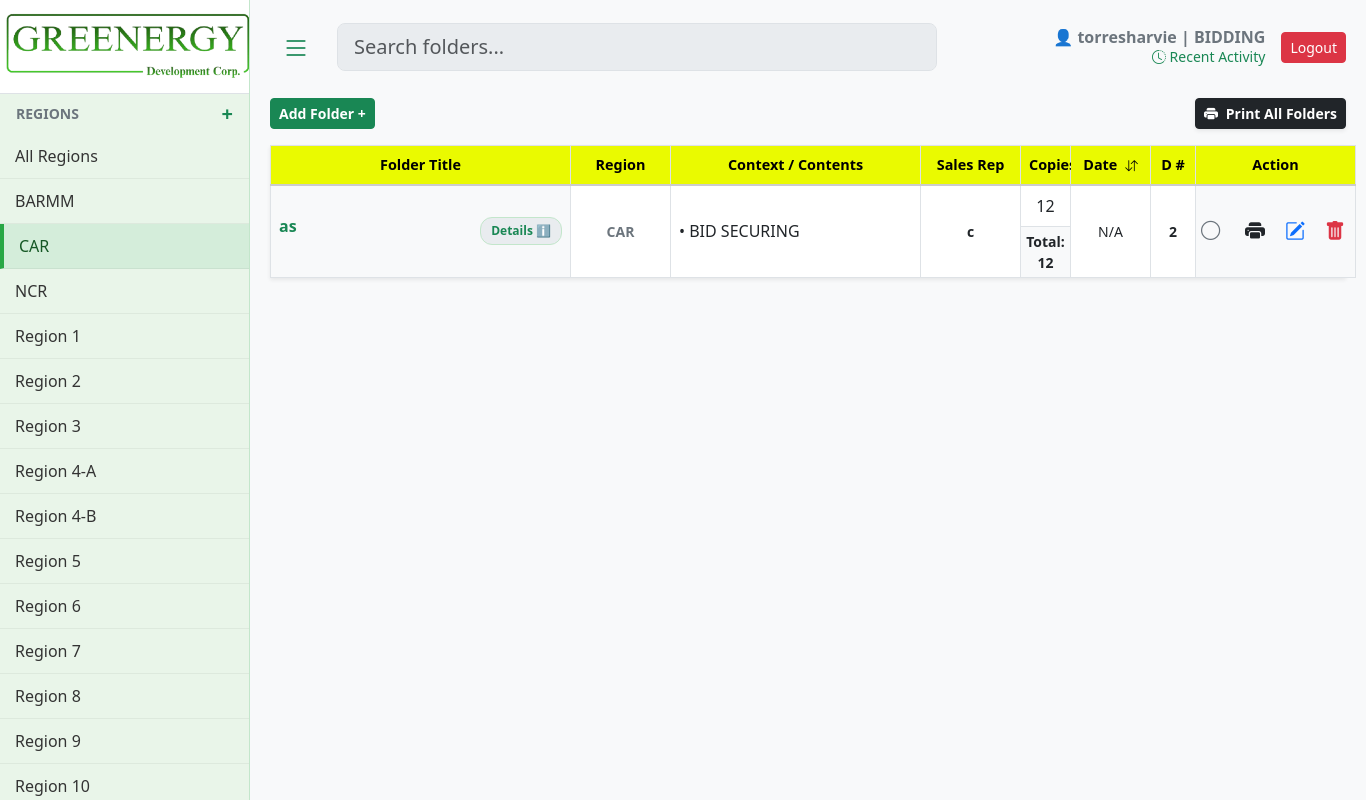
The app's page /?region=16 (signed in) with its own data.
### core/models.py (models this page shows, shortened)
class Region(models.Model):
    name = models.CharField(max_length=255, unique=True)

class User(AbstractUser):
    department = models.TextField(blank=True, null=True)

class Envelope(models.Model):
    region = models.ForeignKey(Region, on_delete=models.CASCADE)
    title = models.TextField()
    created_at = models.DateTimeField(auto_now_add=True)
    is_printed = models.BooleanField(default=False)

class Document(models.Model):
    envelope = models.ForeignKey(Envelope, on_delete=models.CASCADE, related_name='documents')
    title = models.TextField(blank=True)
    content_context = models.TextField()
    num_pages = models.IntegerField(default=1)
    date_notarized = models.DateField(null=True, blank=True)
    file_upload = models.FileField(upload_to='docs/', blank=True, null=True)

class EnvelopeMeta(models.Model):
    envelope = models.ForeignKey(Envelope, on_delete=models.CASCADE, related_name='meta_details')
    project_entity = models.TextField(blank=True, null=True)
    procuring_entity = models.TextField(blank=True, null=True)
    sales_name = models.TextField(blank=True, null=True)
    door_number = models.TextField(blank=True, null=True)

### core/views.py (the view, shortened to what this page needs)
# urls.py: path('', views.dashboard, name='dashboard'),
@login_required
def dashboard(request):
    if not Region.objects.exists():
        ph_regions = ["NCR", "CAR", "Region I", "Region II", "Region III", "Region IV-A", "Region IV-B", "Region V", "Region VI", "Region VII", "Region VIII", "Region IX", "Region X", "Region XI", "Region XII", "Region XIII", "BARMM"]
        for r in ph_regions: Region.objects.create(name=r)
    if not DocumentType.objects.exists():
        DocumentType.objects.create(name="SECRETARY'S CERTIFICATE")
        DocumentType.objects.create(name="OMNIBUS SWORN STATEMENT")
    regions = sorted(Region.objects.all(), key=lambda r: [int(t) if t.isdigit() else t.lower() for t in re.split('(\d+)', r.name)])
    doc_types = DocumentType.objects.all().order_by('name')
    selected_region_id = request.GET.get('region')
    envelopes = Envelope.objects.prefetch_related('documents', 'meta_details').annotate(
        latest_doc_date=Max('documents__date_notarized')
    ).order_by(F('latest_doc_date').desc(nulls_last=True), '-id')
    if selected_region_id:
        envelopes = envelopes.filter(region_id=selected_region_id)
    query = request.GET.get('q')
    for env in envelopes:
        env.total_pages = sum(d.num_pages for d in env.documents.all())
    recent_activity = AuditLog.objects.select_related('user').order_by('-timestamp')[:20]
    return render(request, 'core/dashboard.html', {
        'regions': regions,
        'envelopes': envelopes,
        'doc_types': doc_types,
        'selected_region_id': int(selected_region_id) if selected_region_id else None,
        'user': request.user,
        'recent_activity': recent_activity
    })

### core/templates/core/dashboard.html (shortened to what this page needs)
{% load static %}
<!DOCTYPE html>
<html lang="en">
<head>
    <link href="https://cdn.jsdelivr.net/npm/bootstrap@5.3.0/dist/css/bootstrap.min.css" rel="stylesheet">
    <link rel="stylesheet" href="https://cdn.jsdelivr.net/npm/bootstrap-icons@1.10.5/font/bootstrap-icons.css">
    <link rel="stylesheet" href="{% static 'core/css/dashboard.css' %}">
</head>
<body>
<div id="wrapper">
    {% include 'core/sidebar.html' %}
    <div id="page-content-wrapper">
        <div class="d-flex justify-content-between align-items-center mb-4">
            <div class="d-flex align-items-center" style="gap: 15px; flex: 1;">
                <button class="btn btn-outline-success border-0" id="menu-toggle"><i class="bi bi-list fs-3"></i></button>
                <div class="search-container">
                    <input id="searchInput" class="form-control form-control-lg pe-5" type="text" placeholder="Search folders..." style="background-color: #e9ecef;" autocomplete="off">
                </div>
            </div>
            <div class="d-flex align-items-center gap-3 ms-3">
                <div class="text-end" style="line-height: 1.2;">
                    <span class="fw-bold text-secondary d-block">👤 {{ user.username }} | {{ user.department }}</span>
                    <a href="#" class="small text-success text-decoration-none" data-bs-toggle="modal" data-bs-target="#activityModal">
                        <i class="bi bi-clock-history"></i> Recent Activity
                    </a>
                </div>
                <form action="{% url 'logout' %}" method="post">{% csrf_token %}<button type="submit" class="btn btn-danger btn-sm">Logout</button></form>
            </div>
        </div>
        <div class="d-flex justify-content-between align-items-center mb-3">
            <button class="btn btn-success btn-sm fw-bold" data-bs-toggle="modal" data-bs-target="#addEnvelopeModal">Add Folder +</button>
            <button class="btn btn-dark btn-sm fw-bold shadow-sm" data-bs-toggle="modal" data-bs-target="#printSelectionModal"><i class="bi bi-printer-fill me-1"></i> Print All Folders</button>
        </div>
        <div id="tableContainer" class="shadow-sm" style="background: white; overflow: visible;">
            <table class="table table-bordered custom-table mb-0" id="mainTable">
                <thead>
                    <tr>
                        <th class="text-center" style="width: 300px;">Folder Title</th>
                        <th class="text-center" style="width: 100px;">Region</th>
                        <th class="text-center" style="width: 250px;">Context / Contents</th>
                        <th class="text-center" style="width: 100px;">Sales Rep</th>
                        <th class="text-center" style="width: 50px;">Copies</th>
                        <th class="text-center sortable" style="width: 80px;" onclick="sortTableByDate()">
                            Date <i id="dateSortIcon" class="bi bi-arrow-down-up small ms-1"></i>
                        </th>
                        <th class="text-center" style="width: 45px;">D #</th>
                        <th class="text-center" style="width: 160px;">Action</th>
                    </tr>
                </thead>
                <tbody id="tableBody">
                    {% for env in envelopes %}
                    <tr data-date="{% with env.documents.first as d %}{{ d.date_notarized|date:'Y-m-d'|default:'0000-00-00' }}{% endwith %}">
                        <td class="align-middle bg-light">
                            <div class="d-flex align-items-start justify-content-between w-100 position-relative">
                                <div class="fw-bold text-success me-2" style="flex: 1; word-break: break-word; white-space: normal; line-height: 1.2;">
                                    {{ env.title }}
                                </div>
                                {% if env.meta_details.exists %}
                                    <div class="position-relative more-badge-container flex-shrink-0 ms-1">
                                        <span class="more-badge" onclick="togglePopup('details-popup-{{ env.id }}', event)">Details ℹ️</span>
                                    </div>
                                {% endif %}
                            </div>
                        </td>
                        <td class="align-middle text-center small fw-bold text-secondary">{{ env.region.name }}</td>
                        <td class="p-2 align-middle">
                            <div class="d-flex justify-content-between align-items-center w-100 position-relative">
                                <span class="text-dark text-truncate me-2" style="max-width: 65%;">{% if env.documents.first %}• {{ env.documents.first.content_context }}{% endif %}</span>
                            </div>
                        </td>
                        <td class="align-middle text-center small fw-bold text-dark">{% with env.meta_details.first as m %}{{ m.sales_name|default:"-" }}{% endwith %}</td>
                        <td class="p-0 text-center align-middle">
                            <div class="py-2">{% if env.documents.first %}{{ env.documents.first.num_pages }}{% endif %}</div>
                            <div class="fw-bold bg-light small border-top py-1 w-100">Total: {{ env.total_pages }}</div>
                        </td>
                        <td class="align-middle text-center small">{% with env.documents.first as first_doc %}{{ first_doc.date_notarized|default:"N/A" }}{% endwith %}</td>
                        <td class="align-middle text-center small fw-bold text-dark">{% with env.meta_details.first as m %}{{ m.door_number|default:"-" }}{% endwith %}</td>
                        <td class="align-middle text-center bg-light">
                            <div class="action-cell">
                                {% if env.is_printed %}
                                    <i class="bi bi-check-circle-fill text-success check-circle" id="check-{{ env.id }}" onclick="togglePrintedStatus({{ env.id }})" title="Mark as Unprinted"></i>
                                {% else %}
                                    <i class="bi bi-circle text-secondary check-circle" id="check-{{ env.id }}" onclick="togglePrintedStatus({{ env.id }})" title="Mark as Printed"></i>
                                {% endif %}
                                <button class="btn-icon text-dark" onclick="prepareSinglePrint({{ env.id }})" title="Print Folder"><i class="bi bi-printer-fill fs-5"></i></button>
                                <button class="btn-icon text-primary" data-bs-toggle="modal" data-bs-target="#editModal{{ env.id }}" title="Edit Folder"><i class="bi bi-pencil-square fs-5"></i></button>
                                <button class="btn-icon text-danger" data-bs-toggle="modal" data-bs-target="#deleteModal{{ env.id }}" title="Delete Folder"><i class="bi bi-trash-fill fs-5"></i></button>
                            </div>
                        </td>
                    </tr>
                    {% empty %}<tr><td colspan="9" class="text-center py-5 text-muted">No folders found.</td></tr>{% endfor %}
                </tbody>
            </table>
        </div>
    </div>
</div>
</body>
</html>

### core/templates/core/sidebar.html (shortened to what this page needs)
{% load static %}
<div id="sidebar-wrapper" class="d-flex flex-column">
    <a href="{% url 'dashboard' %}" class="text-decoration-none text-center border-bottom bg-white d-block" style="padding: 0;">
        <img src="{% static 'images/nergy.png' %}" alt="Greenergy" style="width: 100%; height: auto; display: block; margin-bottom: 10px; margin-top: 10px; margin-left: 5px;" >
    </a>
    <div class="d-flex justify-content-between align-items-center px-3 text-secondary" style="margin-top: 5px; margin-bottom: 5px;">
        <span class="small fw-bold">REGIONS</span>
        <a href="#" class="text-success text-decoration-none fw-bold fs-5" data-bs-toggle="modal" data-bs-target="#addRegionModal" title="Add Region">+</a>
    </div>
    <div class="list-group list-group-flush mb-auto">
        <div class="sidebar-item-container {% if not selected_region_id %}active{% endif %}">
            <a href="{% url 'dashboard' %}" class="sidebar-link">All Regions</a>
        </div>
        {% for region in regions %}
        <div class="sidebar-item-container {% if selected_region_id == region.id %}active{% endif %}">
            <a href="?region={{ region.id }}" class="sidebar-link" title="{{ region.name }}">{{ region.name }}</a>
        </div>
        {% endfor %}
    </div>
</div>

### core/static/core/css/dashboard.css (style rules this page uses)
body { background-color: #f8f9fa; font-family: 'Segoe UI', Tahoma, Geneva, Verdana, sans-serif; }
#wrapper { display: flex; width: 100%; align-items: stretch; transition: all 0.3s; }
#sidebar-wrapper { min-width: 250px; max-width: 250px; background-color: #e9f5e9; border-right: 1px solid #c3e6cb; min-height: 100vh; position: fixed; height: 100%; z-index: 1000; overflow-y: auto; }
#page-content-wrapper { width: calc(100% - 250px); margin-left: 250px; padding: 20px; transition: all 0.3s; }
.sidebar-item-container { padding: 10px 15px; color: #333; display: flex; justify-content: space-between; align-items: center; border-bottom: 1px solid rgba(0,0,0,0.05); }
.sidebar-item-container:hover, .sidebar-item-container.active { background-color: #d4edda; border-left: 4px solid #28a745; color: #155724; }
.sidebar-link { text-decoration: none; color: inherit; font-weight: 500; flex-grow: 1; white-space: nowrap; overflow: hidden; text-overflow: ellipsis; }
.custom-table { table-layout: fixed; width: 100%; }
.custom-table thead th { background-color: #eafa00 !important; color: #000; border-bottom: 2px solid #ccc; font-size: 0.9rem; vertical-align: middle; }
.custom-table td { vertical-align: middle; }
.more-badge { background-color: #e9ecef; color: #198754; font-size: 0.75rem; padding: 4px 10px; border-radius: 12px; cursor: pointer; font-weight: bold; border: 1px solid #c3e6cb; white-space: nowrap; display: inline-block; transition: 0.2s; }
.btn-icon { border: none; background: transparent; padding: 5px; transition: transform 0.2s; }
.search-container { position: relative; width: 100%; max-width: 600px; }

### core/templates/core/dashboard.html (style rules this page uses)
.custom-table { table-layout: fixed; width: 100%; }
.action-cell { display: flex; align-items: center; justify-content: center; gap: 10px; }
.check-circle { cursor: pointer; transition: transform 0.2s; font-size: 1.2rem; }
th.sortable { cursor: pointer; user-select: none; position: relative; }

### records on screen
Region: name "BARMM"
Region: name "CAR"
Region: name "NCR"
Region: name "Region 1"
Region: name "Region 2"
Region: name "Region 3"
Region: name "Region 4-A"
Region: name "Region 4-B"
Region: name "Region 5"
Region: name "Region 6"
Region: name "Region 7"
Region: name "Region 8"
Region: name "Region 9"
Region: name "Region 10"
User: username "torresharvie", department "BIDDING"
Envelope: title "as", region.name "CAR", documents.first.content_context "BID SECURING", meta_details.first.sales_name "c", documents.first.num_pages "12", total_pages "12", documents.first.date_notarized "N/A", meta_details.first.door_number "2"
